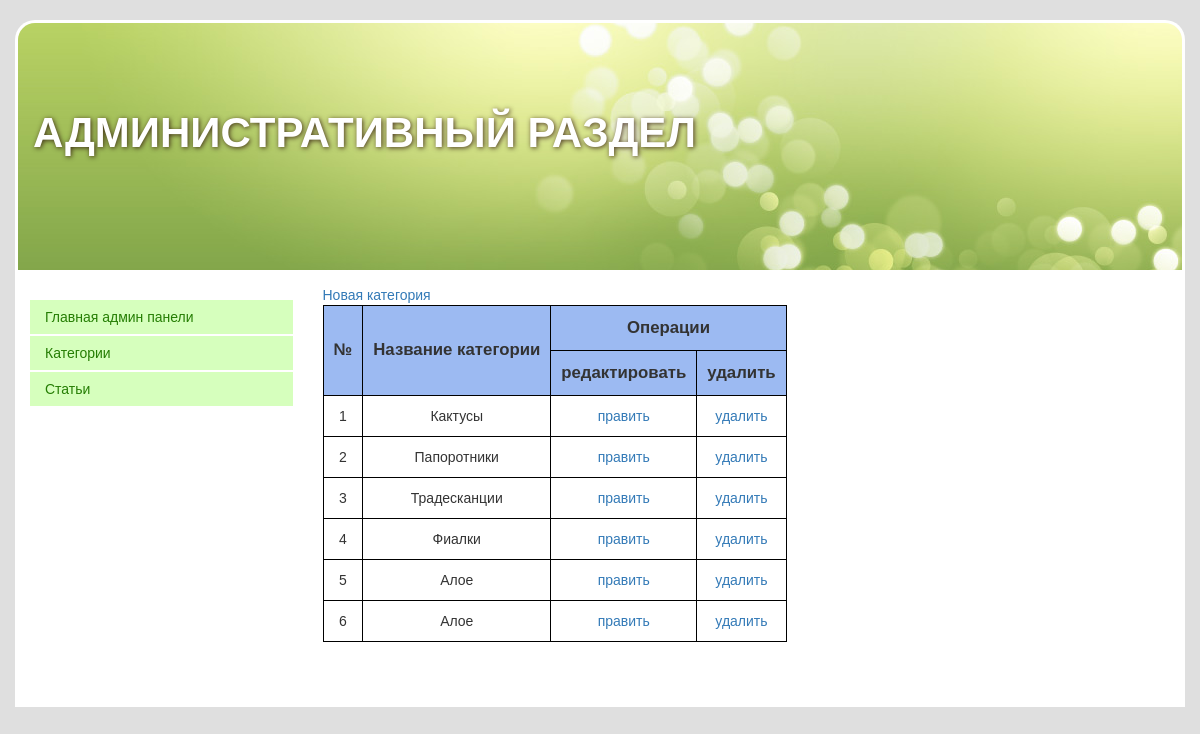
The app's page /admin_panel/category_view.php with its own data.
### tables this page shows
CREATE TABLE IF NOT EXISTS `categories` (
  `id` int(11) NOT NULL AUTO_INCREMENT,
  `category_name` varchar(255) DEFAULT NULL,
  `category_description` text,
  `category_image` varchar(255) DEFAULT NULL,
  PRIMARY KEY (`id`)
);

### admin_panel/category_view.php (the view)
 <?php include "header.php";?>
 <?php include "content.php";?>
 <table class="table_adm">
		<thead>
			<tr>
				<td rowspan="2">№</td>
				<td rowspan="2">Название категории</td>
				<td colspan="2">Операции</td>
			</tr>
			<tr>
				<td>редактировать</td>
				<td>удалить</td>
			</tr>
		</thead>
<?php
	 $query_table_cat = mysql_query('SELECT
																		*
																		FROM
																		categories
																		', $db);
	$num =1;
	while($array_table2 = mysql_fetch_array($query_table_cat)){
		echo   "<tbody>
							<tr>
								<td>" . $num . "</td>
								<td>". $array_table2[category_name] . "</td>
								<td><a href='category_edit.php?cat_id=" . $array_table2[id] . "'>править</a></td>
								<td><a href='delete.php?id_zapisi=". $array_table2[id] ."'>удалить</a></td>
							</tr>
						</tbody>";
	  $num++;
	}
	 echo "<a href='new.php'>Новая категория</a>"
?>
</table>

### styles/style.css (style rules this page uses)
* { margin:0; padding:0; }
body { font-family: Arial, sans-serif; background-color: #dfdfdf; }
.table_adm { border:1px solid #000; text-align: center; margin-bottom: 50px; box-sizing: border-box; }
.table_adm td { border:1px solid #000; padding:10px; }
.table_adm thead { background-color: #9cbaf2; font-weight: 800; font-size: 1.2em; }

### records on screen
categories: category_name "Кактусы"
categories: category_name "Папоротники"
categories: category_name "Традесканции"
categories: category_name "Фиалки"
categories: category_name "Алое"
categories: category_name "Алое"
